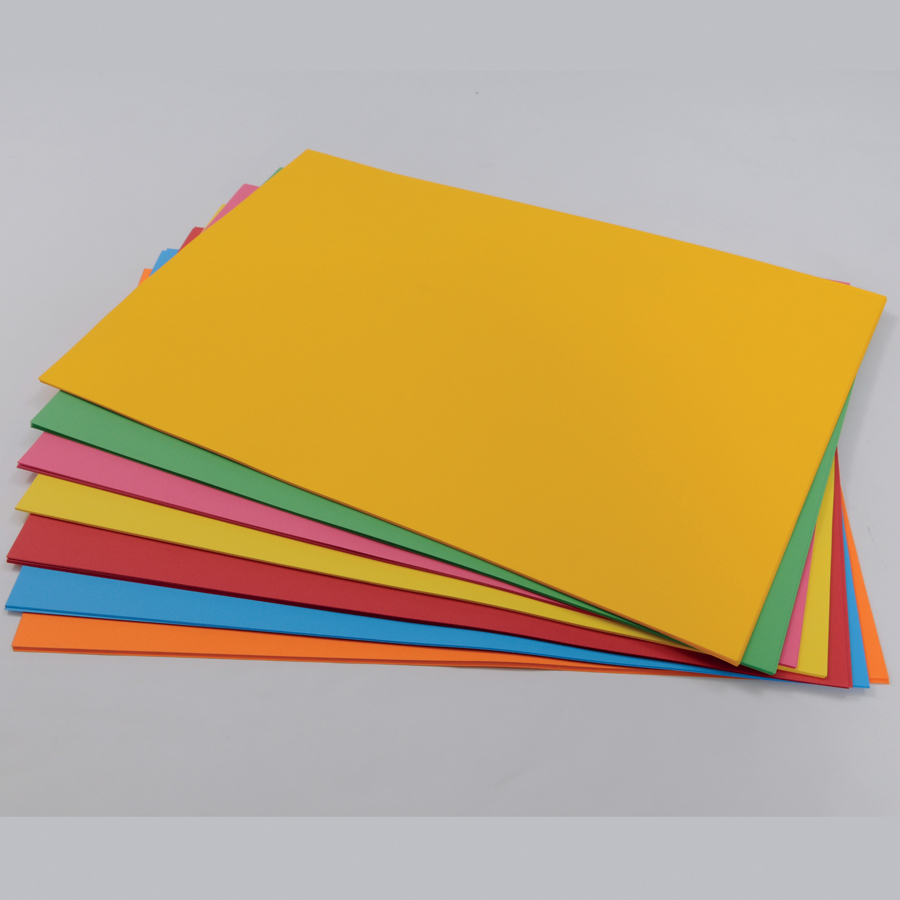
#> input picture images/paper.jpg, 900 x 900 px, found by its file name
$ python getSignature.py   (older library calls are emulated)
#> lines starting #> are read from the running program, lines starting #| are printed output that depends on the picture; after the words box and inside, x2 and y2 are one past the last pixel; in counts of white or black regions, pixels touching at a corner belong together
# Get Signature from Page:
# convert image to grayscale
# get edges of the signature
# close the result
# find contours
# find the contour with the biggest bounding rectangle area
# add padding to the bounding rectangle
# generate a new image that only contains the largest bounding rectangle
# Extra Notes:
# Filtering is not necessary because writting doesn't have a texture to impede edge detection
# Filtering in this case only makes the text harder to read
import numpy as np
import cv2
from matplotlib import pyplot as plt
from matplotlib import image as image
import easygui
img = cv2.imread('C:\Python\Python37\images\paper.jpg')
#> img is the input picture: shape (900, 900, 3); mean B, G, R 129.1, 168.8, 190.8
imgSize = np.shape(img)
#> imgSize = (900, 900, 3)
gImg = cv2.cvtColor(img, cv2.COLOR_BGR2GRAY)
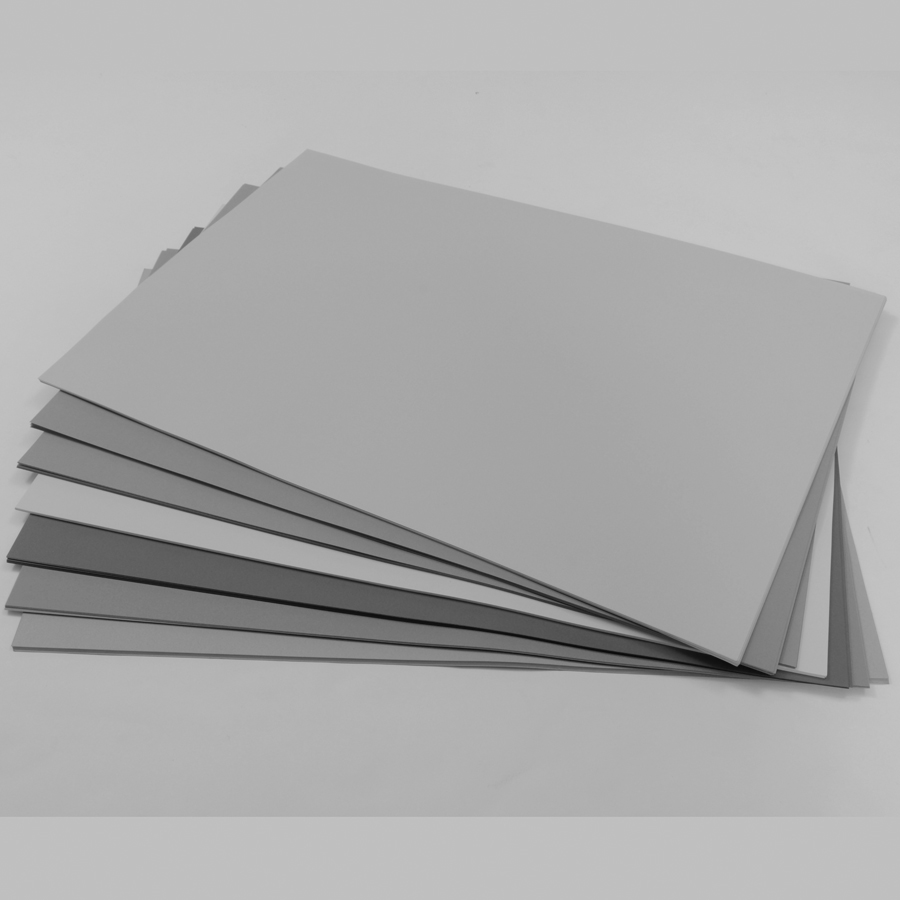
#> gImg: shape (900, 900); min 9, max 198, mean 170.8
# Filtering is not necessary because writting doesn't have a texture to impede edge detection
# Filtering in this case only makes the text harder to read
# The necessary value for edge detection using Canny can be approximated using Otsu's Algorithm
# Reference - http://citeseerx.ist.psu.edu/viewdoc/download?doi=10.1.1.402.5899&rep=rep1&type=pdf
threshold, _ = cv2.threshold(gImg, 0, 255, cv2.THRESH_BINARY | cv2.THRESH_OTSU)
#> threshold = 143
cannyImg = cv2.Canny(gImg, 0.5 * threshold, threshold)
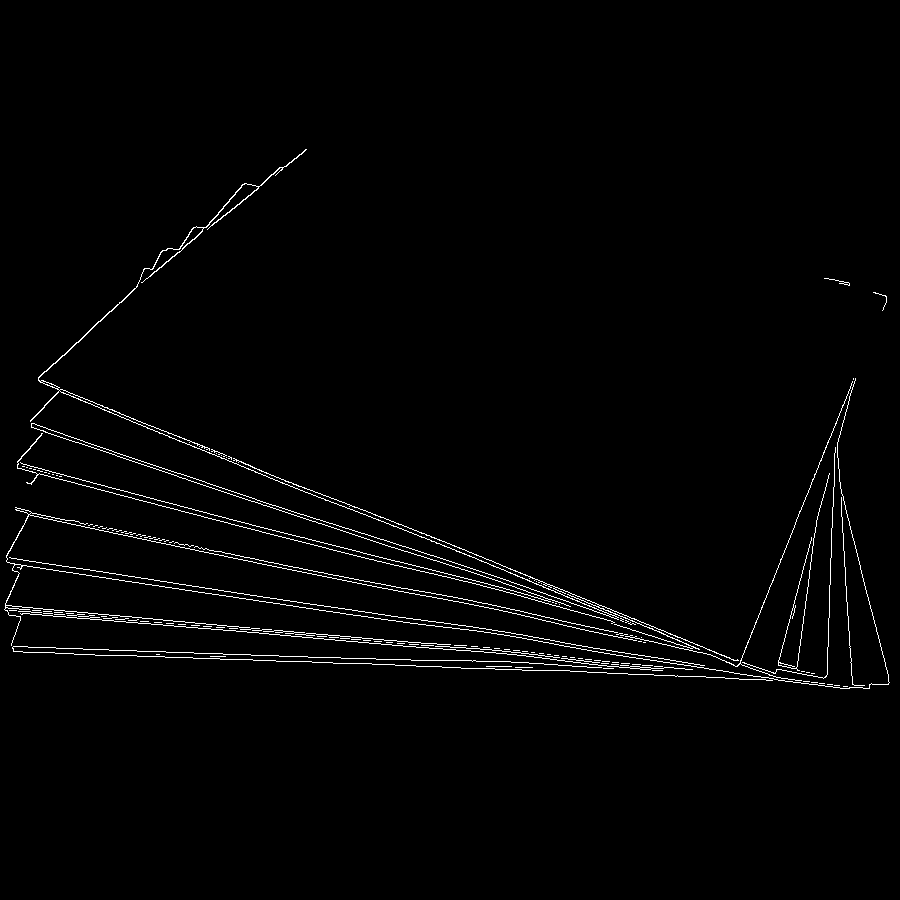
#> cannyImg: shape (900, 900); 1.6% white in thin lines or dots, all inside (x1, y1, x2, y2) = (4, 149, 890, 689)
# Close the image to fill blank spots so blocks of text that are close together (like the signature)
# are easier to detect
# The shape of the rect structuring elemnt should have a large width and short height because
# signature are usually like this
shape = cv2.getStructuringElement(cv2.MORPH_RECT, (30, 1))
cannyImg = cv2.morphologyEx(cannyImg, cv2.MORPH_CLOSE, shape)
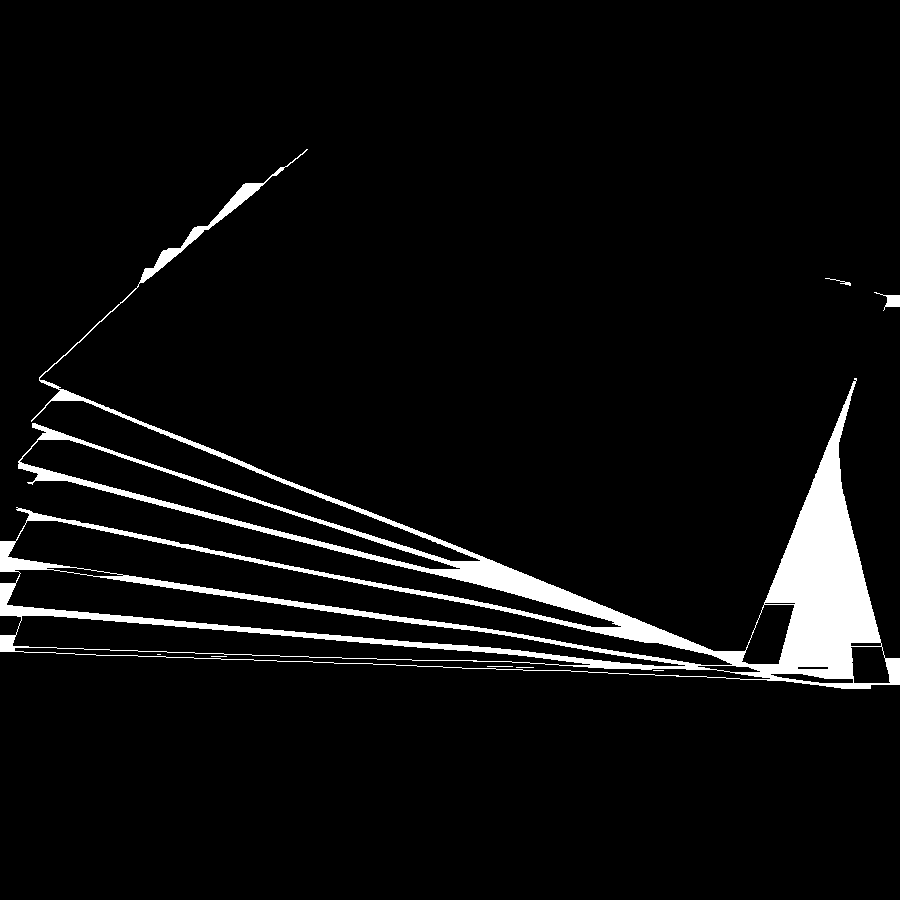
#> cannyImg: shape (900, 900); 5.4% white; 8 white regions (4 under 20 px)
# findContours is a distructive function so the image pased is only a copy
_, contours, _ = cv2.findContours(cannyImg.copy(), cv2.RETR_TREE, cv2.CHAIN_APPROX_SIMPLE)
#> contours = 21 contours, 6 with area under 20; largest, box (x1, y1, x2, y2) and area: (0, 149, 900, 689) 101310, (7, 520, 733, 666) 19434, (6, 569, 686, 667) 15218, (12, 615, 591, 666) 10918, (19, 439, 461, 570) 10024
class Rect:
    def __init__(self, x = 0, y = 0, w = 0, h = 0):
        self.x = x
        self.y = y
        self.w = w
        self.h = h
    def getArea(self):
        return self.w * self.h
    def set(self, x, y, w, h):
        self.x = x
        self.y = y
        self.w = w
        self.h = h
    def addPadding(self, imgSize, padding):
        self.x -= padding
        self.y -= padding
        self.w += 2 * padding
        self.h += 2 * padding
        if self.x < 0:
            self.x = 0
        if self.y < 0:
            self.y = 0
        if self.x + self.w > imgSize[0]:
            self.w = imgSize[0] - self.x
        if self.y + self.h > imgSize[1]:
            self.h = imgSize[1] - self.y
maxRect = Rect(0, 0, 0, 0)
for contour in contours:
    x, y, w, h = cv2.boundingRect(contour)
    currentArea = w * h
    if currentArea > maxRect.getArea():
        maxRect.set(x, y, w, h)
#> this loop made 21 passes
#> (x, y, w, h, currentArea) on passes 2, 4, 5, 6, 7, 13, 14, 15, 16, 17, 18, 19: (825, 278, 26, 8, 208), (770, 673, 84, 11, 924), (797, 666, 32, 4, 128), (697, 665, 64, 8, 512), (14, 647, 757, 33, 24981), (850, 646, 41, 38, 1558), (850, 642, 32, 5, 160), (12, 615, 579, 51, 29529), (741, 604, 54, 61, 3294), (764, 602, 32, 3, 96), (6, 569, 680, 98, 66640), (46, 567, 78, 10, 780)
#> (x, y, w, h, currentArea) on passes 1, 3: (874, 292, 26, 19, 494), (0, 149, 900, 540, 486000)
# Increase the bounding box to get a better area of the signature
maxRect.addPadding(imgSize, 10)
#> in addPadding, `self.x -= padding`: self.x = -10
#> in addPadding, `self.y -= padding`: self.y = 139
#> in addPadding, `self.w += 2 * padding`: self.w = 920
#> in addPadding, `self.h += 2 * padding`: self.h = 560
cv2.rectangle(img, (maxRect.x, maxRect.y), (maxRect.x + maxRect.w, maxRect.y + maxRect.h), (0, 0, 255), 1)
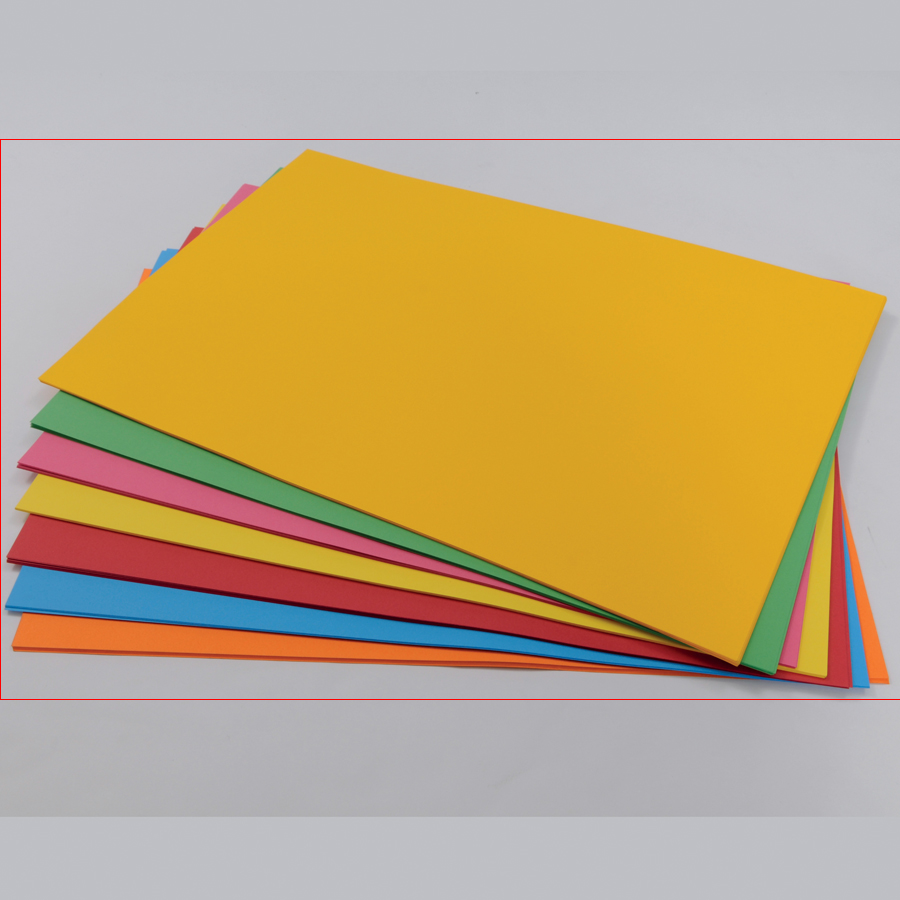
#> img: shape (900, 900, 3); 0.29% of pixels changed, all inside (x1, y1, x2, y2) = (0, 139, 900, 700)
cv2.imshow('Signature', img)
key = cv2.waitKey(0)
#> (key Esc is pressed here)
# TODO Put this into a function that return a new image that just contains the signature
def getSignatureFromPage(img):
    imgSize = np.shape(img)
    gImg = cv2.cvtColor(img, cv2.COLOR_BGR2GRAY)
    # The values for edge detection can be approximated using Otsu's Algorithm
    # Reference - http://citeseerx.ist.psu.edu/viewdoc/download?doi=10.1.1.402.5899&rep=rep1&type=pdf
    threshold, _ = cv2.threshold(src = gImg, thresh = 0, maxval = 255, type = cv2.THRESH_BINARY | cv2.THRESH_OTSU)
    cannyImg = cv2.Canny(image = gImg, threshold1 = 0.5 * threshold, threshold2 = threshold)
    # Close the image to fill blank spots so blocks of text that are close together (like the signature) are easier to detect
    # Signature usually are wider and shorter so the strcturing elements used for closing will have this ratio
    kernel = cv2.getStructuringElement(shape = cv2.MORPH_RECT, ksize = (30, 1))
    cannyImg = cv2.morphologyEx(src = cannyImg, op = cv2.MORPH_CLOSE, kernel = kernel)
    # findContours is a distructive function so the image pased is only a copy
    _, contours, _ = cv2.findContours(image = cannyImg.copy(), mode = cv2.RETR_TREE, method = cv2.CHAIN_APPROX_SIMPLE)
    maxRect = Rect(0, 0, 0, 0)
    for contour in contours:
        x, y, w, h = cv2.boundingRect(points = contour)
        currentArea = w * h
        if currentArea > maxRect.getArea():
            maxRect.set(x, y, w, h)
    # Increase the bounding box to get a better view of the signature
    maxRect.addPadding(imgSize = imgSize, padding = 10)
    return img[maxRect.y : maxRect.y + maxRect.h, maxRect.x : maxRect.x + maxRect.w]
